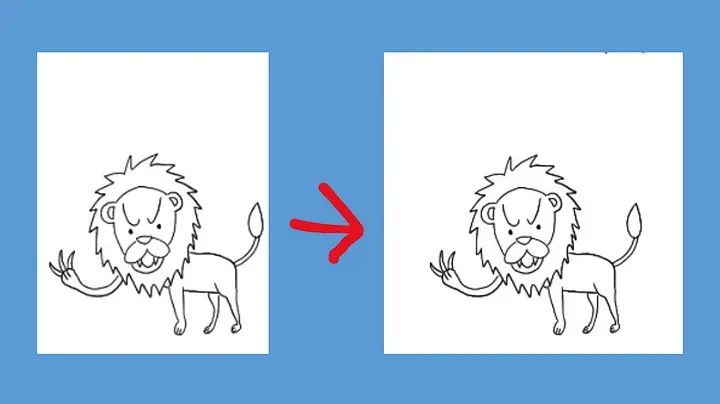
#> input picture Python常用操作/图像预处理操作/images/lion.jpg, 720 x 404 px, found by its file name; its folder holds only this picture in this run
$ python '不规则尺寸2规则尺寸.py'
#> lines starting #> are read from the running program, lines starting #| are printed output that depends on the picture
'''
@FileName   :不规则尺寸2规则尺寸.py
@Description:把尺寸不同的图变换为尺寸相同的图,周围都是纯白的--放大
@Date       :2023/11/16 09:58:16
@Author     :daito
@Website    :Https://github.com/zhd5120153951
@Copyright  :daito
@License    :None
@version    :1.0
@Email      :2462491568@qq.com
'''

import cv2
import os

folder = "./Python常用操作/图像预处理操作/images"

new_folder = f"{folder}_new"

if not os.path.exists(new_folder):
    os.mkdir(new_folder)
for filename in os.listdir(folder):
    if '.jpg' not in filename.lower():
        continue
    filepath = f"{folder}/{filename}"
    img = cv2.imread(filepath)
#> img is the input picture: shape (404, 720, 3); mean B, G, R 229.2, 203.2, 176.6

    h, w = img.shape[:2]  # 不获取通道
#> h = 404; w = 720
    px, py = 0, 0
    if h > w:  # 行数大于列数---高大于宽
        px = (h-w)//2
    elif h < w:  # 反过来
        py = (w-h)//2
#> py = 158
    newImg = cv2.copyMakeBorder(
        img, py, py, px, px, borderType=cv2.BORDER_CONSTANT, value=[255, 255, 255])
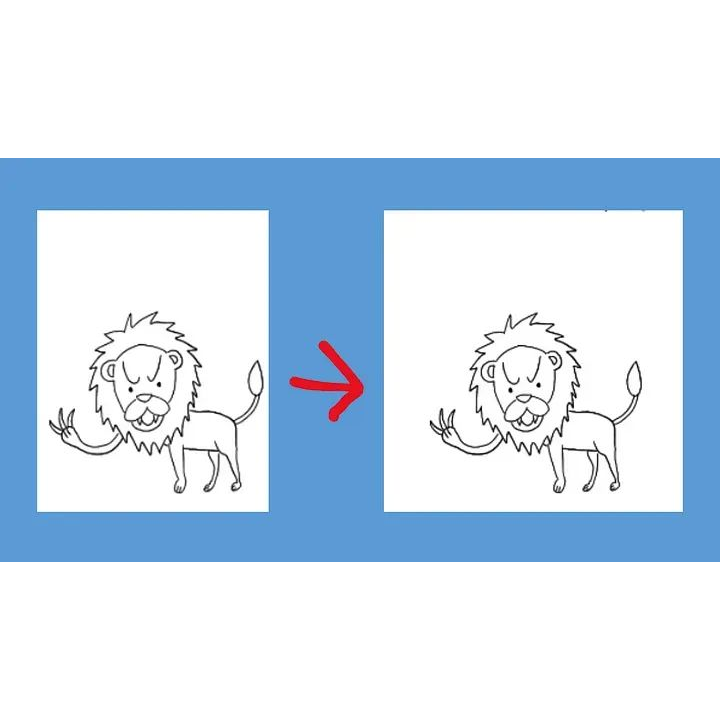
#> newImg: shape (720, 720, 3); mean B, G, R 240.5, 225.9, 211
    cv2.imwrite(f"{new_folder}/{filename}", newImg)
